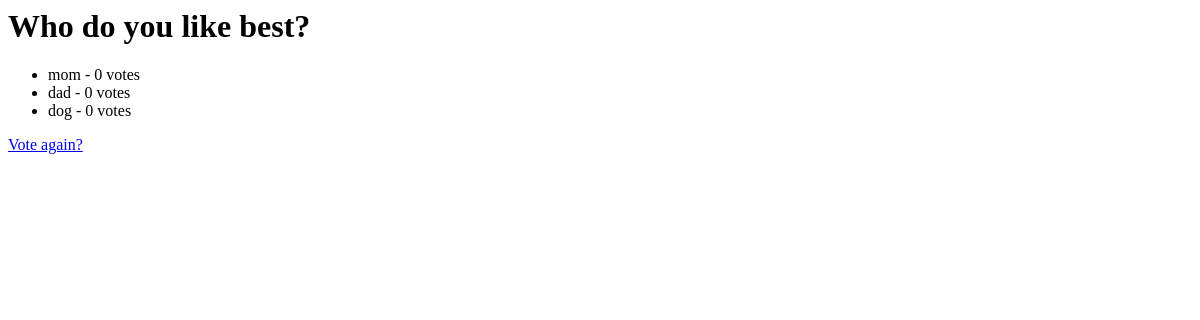
The page /polls/2/results/ on the database as committed earlier.
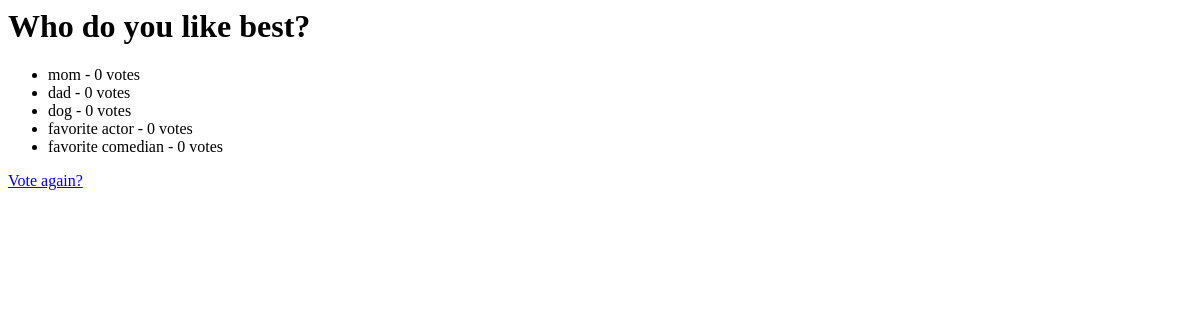
The same page on the database as committed later.
### polls/models.py (models this page shows, shortened)
class Question(models.Model):
    question_text = models.CharField(max_length=200)
    pub_date = models.DateTimeField('date published')

class Choice(models.Model):
    question = models.ForeignKey(Question, on_delete=models.CASCADE)
    choice_text = models.CharField(max_length=200)
    votes = models.IntegerField(default=0)

### polls/views.py (the view)
# urls.py: path('polls/<int:question_id>/results/', views.results, name='results'),
def results(request, question_id):
    question = get_object_or_404(Question, pk=question_id)
    return render(request, 'polls/results.html', {'question':question})

### polls/templates/polls/results.html
<h1>{{ question.question_text }}</h1>
<ul>
    {% for choice in question.choice_set.all %}
    <li>{{ choice.choice_text }} - {{ choice.votes }} vote{{ choice.votes|pluralize }}</li>
    {% endfor %}
</ul>
<a href="{% url 'polls:detail' question.id %}">Vote again?</a>

Rows that differ between the two databases and show on the page:
added Choice: choice_text "favorite actor", votes "0"
added Choice: choice_text "favorite comedian", votes "0"
